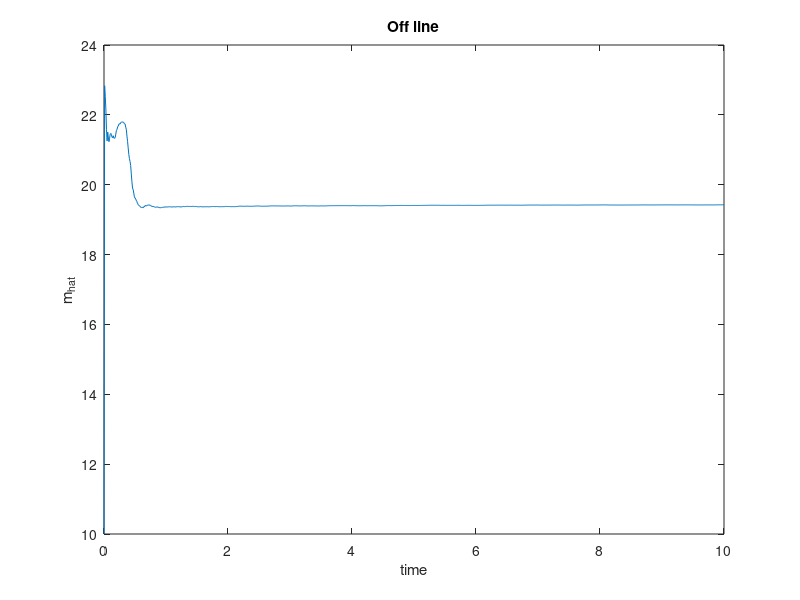

Reproduce this figure in MATLAB.
clear;clc;

totaltime=10;
delta=0.01;
totalstep=totaltime/delta;

m=20;
m_hat(1)=10;
u(1)=1;
for i=1:totalstep
    disturbance=0.01*(-1+rand);%-0.2<d<0.2
    noise=0.01*(-1+rand);%-0.2<d<0.2
    
    yarray(i)=(u(i)/m)+noise;
    
    num=(u(i)-m_hat(i)*yarray(i))*yarray(i);
    den=delta*sum(yarray.*yarray);
    m_hat_dot(i)=(num/den);
    m_hat(i+1)=m_hat(i)+m_hat_dot(i)*delta;
    u(i+1)=m_hat(i+1)*(yarray(i))+disturbance;
    
end;


m_error=(m-m_hat(1000));

plot([0:1:totalstep]*delta,m_hat);
title('Off line');
xlabel('time');
ylabel('m_h_a_t');
